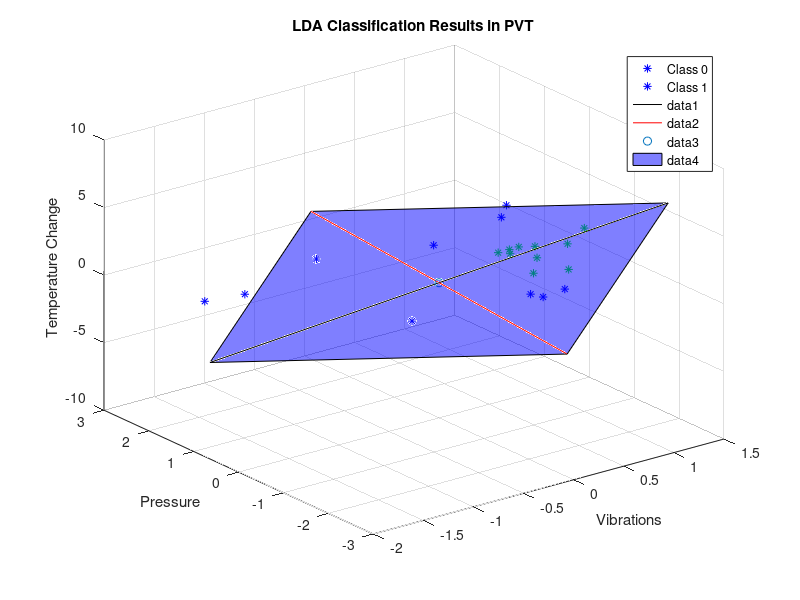

The MATLAB source for this figure:
%% section C: pre-data processing

%
% 1:10 acrylic
% 11:20 black foam
% 21:30 car sponge
% 31:40 flour sack
% 41:50 kitchen sponge
% 51:60 steel vase
%

data0 = load("./PR_CW_DATA_2021/F0_PVT.mat");
data1 = load("./PR_CW_DATA_2021/F1_PVT.mat");

zeroOneColumn = [zeros(10, 1); ones(10, 1)];

% Standardise Data
St_dataMatrix_F0 = (data0.dataMatrix_F0 - mean(data0.dataMatrix_F0)) ./ std(data0.dataMatrix_F0);
St_dataMatrix_F1 = (data1.dataMatrix_F1 - mean(data1.dataMatrix_F1)) ./ std(data1.dataMatrix_F1);

% two object within F0 and F1
% label = 0, car sponge
% label = 1, black foam

data0PV = [data0.dataMatrix_F0(11:20,1:2) zeros(10, 1);
    data0.dataMatrix_F0(21:30,1:2) ones(10, 1)];
data0PVX1 = data0PV(1:10,1:2);
data0PVX2 = data0PV(11:20,1:2);

data0PT = [data0.dataMatrix_F0(11:30,2:3) zeroOneColumn];
data0PTX1 = data0PT(1:10,1:2);
data0PTX2 = data0PT(11:20,1:2);

data0TV = [data0.dataMatrix_F0(11:20,1) data0.dataMatrix_F0(11:20,3) zeros(10, 1);
    data0.dataMatrix_F0(21:30,1) data0.dataMatrix_F0(21:30,3) ones(10, 1)];
data0TVX1 = data0TV(1:10,1:2);
data0TVX2 = data0TV(11:20,1:2);

% 3D data PTV
data0VPT = [data0.dataMatrix_F0(11:30,:) zeroOneColumn];
data0VPTX1 = data0VPT(1:10,1:3);
data0VPTX2 = data0VPT(11:20,1:3);
data1VPT = [data1.dataMatrix_F1(11:30,:) zeroOneColumn];
data1VPTX1 = data1VPT(1:10,1:3);
data1VPTX2 = data1VPT(11:20,1:3);

% combine f1&f0， combined data is the full data with labels, using two
% objects
combinedData = [data0VPT; data1VPT];% with labels
combinedDataOnly = combinedData(:, 1:3);
labels = [zeros(size(data0VPTX1, 1), 1); ones(size(data0VPTX2, 1), 1);
    zeros(size(data1VPTX1, 1), 1); ones(size(data1VPTX2, 1), 1)]; 

%% multi-clasification based on LDA

% standarize
meanCombined = mean(combinedDataOnly);
class1Data = combinedData(labels == 0, 1:3);
class2Data = combinedData(labels == 1, 1:3);

% classes mean values
meanClass1 = mean(class1Data);
meanClass2 = mean(class2Data);

stdCombined = std(combinedDataOnly);
St_combinedData = (combinedDataOnly - meanCombined) ./ stdCombined;

% calculate Sw
Sw = zeros(3, 3);
Sw = Sw + cov(class1Data);
Sw = Sw + cov(class2Data);

% calculate Sb
meanDiffBetween = (meanClass1 - meanClass2)';
Sb = (meanDiffBetween * meanDiffBetween') * size(class1Data, 1);

% eigen
[eigenVectors, eigenValues] = eig(inv(Sw) * Sb);
[~, maxIdx] = max(abs(diag(eigenValues)));
W = eigenVectors(:, maxIdx);

% projection
projectedData = St_combinedData * W;
direction = W - meanCombined;

step = 6.5;
point1 = [0,0,0] - step * W';
point2 = [0,0,0] + step * W';

figure(1);
for i = 1:size(data0PV, 1)
    if data0PV(i,3) == 0
        plot3(St_combinedData(i,1), St_combinedData(i,2),St_combinedData(i,3), 'b*'); hold on; % Blue star for class 0
    elseif data0PV(i,3) == 1
        plot3(St_combinedData(i,1), St_combinedData(i,2), St_combinedData(i,3), 'g*'); hold on; % Green star for class 1
    end
end

legend('Class 0', 'Class 1');
xlabel('Vibrations');
ylabel('Pressure');
zlabel('Temperature Change');
title('LDA Classification Results in PVT');
hold on;

plot3([point1(1,1),point2(1,1)], [point1(1,2),point2(1,2)],[point1(1,3),point2(1,3)],'k-'); % 'k-' 表示黑色实线

hold on;


% 假设 W 已经定义
% 计算与 W 正交的向量
orthogonalVector = cross(W, [1; 0; 0]); % 使用单位向量 [1,0,0]

% 规范化向量以便更好地可视化
orthogonalVector = orthogonalVector / norm(orthogonalVector);

% 定义穿过 [0,0,0] 的线的两个点
stepSize = 3; % 步长可以根据需要调整
orthPoint1 = -stepSize * orthogonalVector';
orthPoint2 = stepSize * orthogonalVector';

% 在现有图上绘制正交线
hold on;
plot3([orthPoint1(1), orthPoint2(1)], [orthPoint1(2), orthPoint2(2)], [orthPoint1(3), orthPoint2(3)], 'r-'); 

scatter3(0,0,0,"red");
Hyperplane = fill3([point1(1),orthPoint1(1),point2(1),orthPoint2(1)],[point1(2),orthPoint1(2),point2(2),orthPoint2(2)],[point1(3),orthPoint1(3),point2(3),orthPoint2(3)],"blue");
set(Hyperplane, 'FaceAlpha', 0.5);

grid on;

hold off;